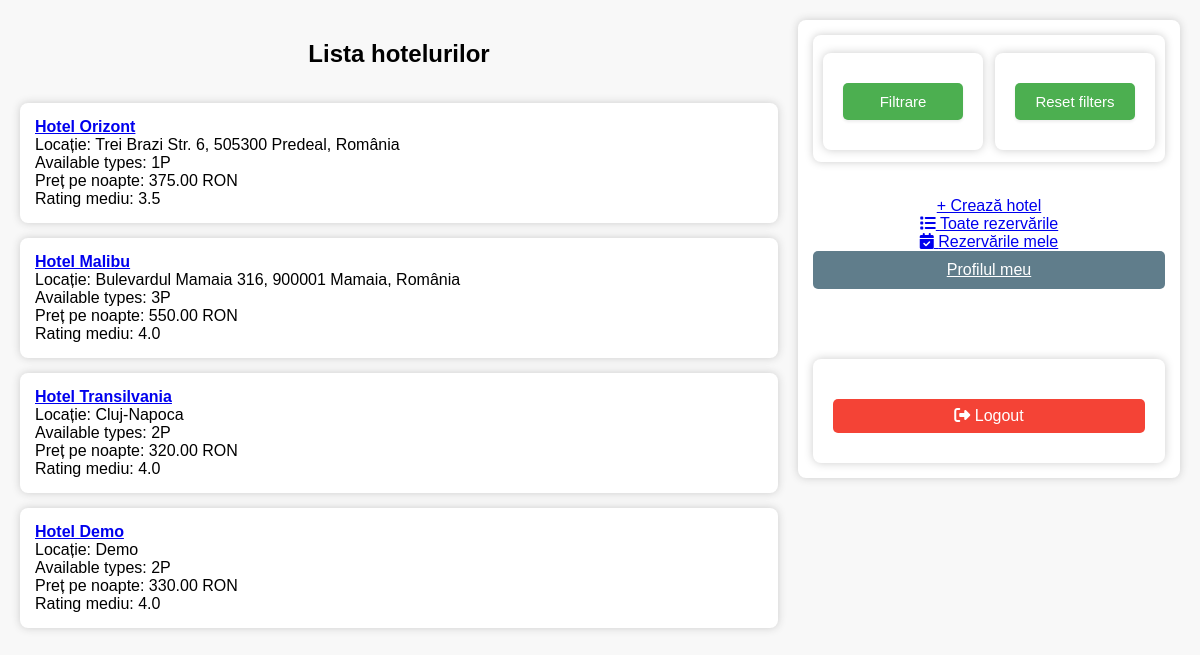
Before: /booking/hotels/ (signed in) with the older database file.
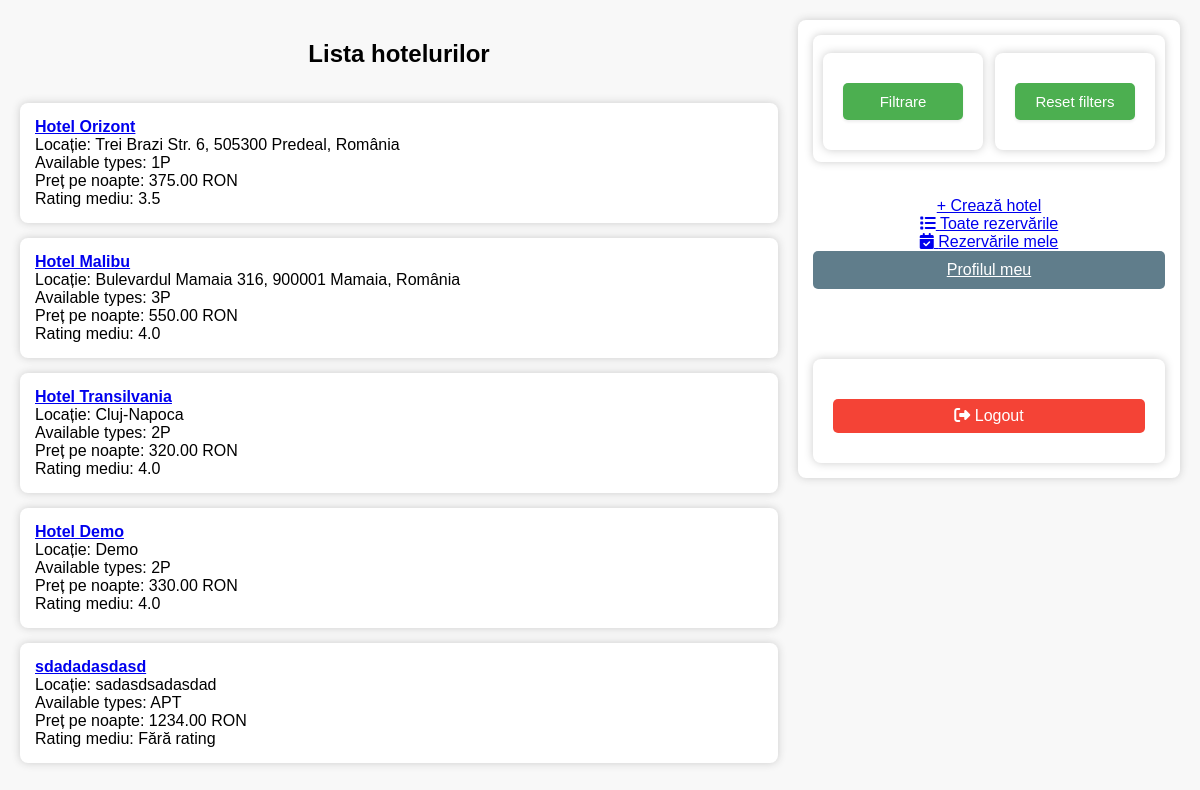
After: the same page with the newer database file.
### booking/models/hotel.py (models this page shows, shortened)
class Hotel(models.Model):
    HOTEL_TYPES = [
        ('1P', 'Cameră pentru 1 persoană'),
        ('2P', 'Cameră pentru 2 persoane'),
        ('3P', 'Cameră pentru 3 persoane'),
        ('APT', 'Apartament'),
    ]
    name = models.CharField(max_length=100)
    location = models.CharField(max_length=100)
    description = models.TextField()
    available_types = models.CharField(max_length=3, choices=HOTEL_TYPES)
    price_per_night = models.DecimalField(max_digits=7, decimal_places=2)
    is_active = models.BooleanField(default=True)
    photo_url = models.URLField(blank=True, null=True)

### booking/views/hotel_views.py (the view)
# urls.py: path("hotels/", views.hotels_view, name="hotels"),
@login_required
def hotels_view(request):
    hotels = Hotel.objects.annotate(avg_rating=Avg('reservation__hotelreview__rating'))
    location = request.GET.get('location')
    room_type = request.GET.get('room_type')
    max_price = request.GET.get('max_price')
    min_rating = request.GET.get('min_rating')
    if location:
        hotels = hotels.filter(location__icontains=location)
    if room_type:
        hotels = hotels.filter(available_types__icontains=room_type)
    if max_price:
        hotels = hotels.filter(price_per_night__lte=max_price)
    if min_rating:
        hotels = hotels.filter(avg_rating__gte=min_rating)
    return render(request, 'booking/hotels.html', {'hotels': hotels})

### booking/templates/booking/hotels.html (shortened to what this page needs)
{% load static %}
<!DOCTYPE html>
<html>
<head>
    <link rel="stylesheet" href="{% static 'booking/styles.css' %}">
    <link href="https://cdnjs.cloudflare.com/ajax/libs/font-awesome/6.5.0/css/all.min.css" rel="stylesheet">
</head>
<body>
<div class="container">
    <div class="left-column">
        <h2>Lista hotelurilor</h2>
        {% if hotels %}
            {% for hotel in hotels %}
                <div class="hotel-card">
                    <a href="{% url 'hotel_detail' hotel.id %}">
                    <strong>{{ hotel.name }}</strong>
                    </a><br>
                    Locație: {{ hotel.location }}<br>
                    Available types: {{ hotel.available_types }}<br>
                    Preț pe noapte: {{ hotel.price_per_night }} RON<br>
                    Rating mediu: {{ hotel.avg_rating|default:"Fără rating" }}
                </div>
            {% endfor %}
        {% else %}
            <p>Nu există hoteluri care să corespundă criteriilor.</p>
        {% endif %}
    </div>
    <div class="right-column">
        <div class="filter-buttons-wrapper">
            <div class="filter-buttons">
                <form method="get" style="display:inline;">
                    <button class="filter-btn" type="button" onclick="toggleFilter()">Filtrare</button>
                </form>
                <form method="get" style="display:inline;">
                    <button class="filter-btn" type="submit">Reset filters</button>
                </form>
            </div>
        </div>
        {% if request.user.is_staff %}
        <div style="margin-top: 20px;">
            <a href="{% url 'create_hotel' %}" class="btn btn-success w-100">+ Crează hotel</a>
        </div>
        <div class="mt-4 d-grid">
            <a href="{% url 'admin_reservations' %}" class="btn btn-danger btn-lg">
                <i class="fas fa-list me-2"></i> Toate rezervările
            </a>
        </div>
        {% endif %}
        <div class="mt-4 d-grid">
            <a href="{% url 'my_reservations' %}" class="btn btn-primary btn-lg">
                <i class="fas fa-calendar-check me-2"></i> Rezervările mele
            </a>
        </div>
        <a href="{% url 'my_profile' %}" style="margin-bottom: 20px; background:#607D8B; color:white; padding:10px 15px; border-radius:5px;">Profilul meu</a>
        <form action="{% url 'logout' %}" method="post">
            <button type="submit" style="width: 100%; padding: 8px; background-color: #f44336; color: white; border: none; border-radius: 5px; margin-top: 20px;">
                <i class="fas fa-sign-out-alt"></i> Logout
            </button>
        </form>
    </div>
</div>
</body>
</html>

Changed rows visible on the page:
added Hotel: name "sdadadasdasd", location "sadasdsadasdad", available_types "APT", price_per_night "1234.00", avg_rating "Fără rating"
